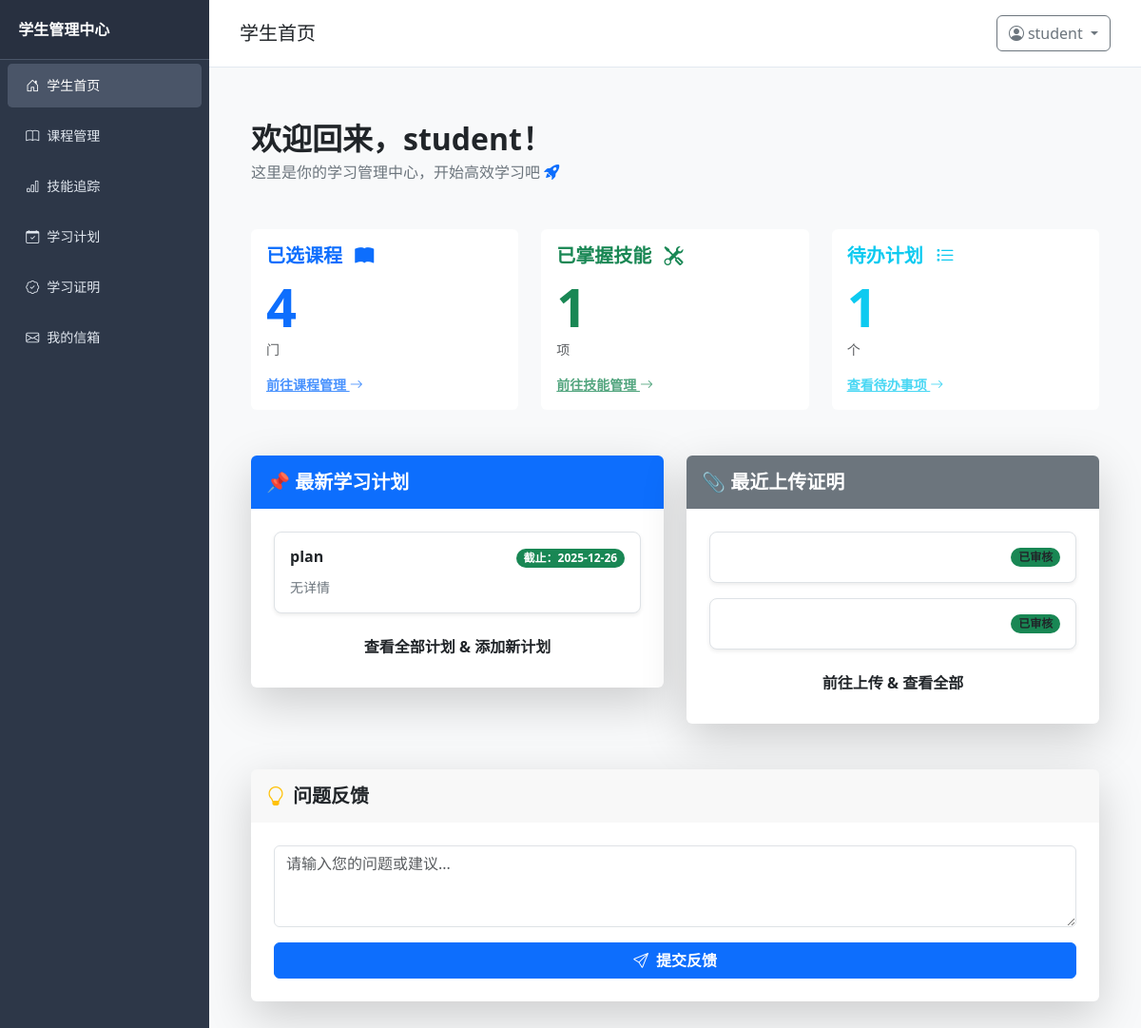
The app's page /student/index (signed in) with its own data.
### models.py (models this page shows, shortened)
class User(UserMixin, db.Model):
    __tablename__ = 'user'
    id = db.Column(db.Integer, primary_key=True)
    username = db.Column(db.String(50), unique=True, nullable=False)
    role = db.Column(db.SmallInteger, default=0)  # 0=学生, 1=教师, 2=管理员
    create_time = db.Column(db.DateTime, default=datetime.now)
    password_hash = db.Column(db.String(128))
    teacher_info = db.relationship('Teacher', backref='user', uselist=False, lazy=True, cascade="all, delete-orphan")

class StudyPlan(db.Model):
    __tablename__ = 'study_plan'
    id = db.Column(db.Integer, primary_key=True)
    title = db.Column(db.String(100), nullable=False)
    content = db.Column(db.Text)
    deadline = db.Column(db.DateTime, nullable=False)
    status = db.Column(db.SmallInteger, default=0)
    user_id = db.Column(db.Integer, db.ForeignKey('user.id'), nullable=False)
    create_time = db.Column(db.DateTime, default=datetime.now)
    user = db.relationship('User', backref=db.backref('plans', lazy=True, cascade="all, delete-orphan"))

class Certificate(db.Model):
    __tablename__ = 'certificate'
    id = db.Column(db.Integer, primary_key=True)
    user_id = db.Column(db.Integer, db.ForeignKey('user.id'), nullable=False)
    description = db.Column(db.String(255))
    filename = db.Column(db.String(255), nullable=False)
    file_path = db.Column(db.String(255), nullable=False)
    upload_time = db.Column(db.DateTime, default=datetime.utcnow)
    status = db.Column(db.Integer, default=0, nullable=False)  # 0=待审核, 1=已通过, 2=未通过
    reviewer_id = db.Column(db.Integer, db.ForeignKey('user.id'), nullable=True)
    review_time = db.Column(db.DateTime, nullable=True)
    review_notes = db.Column(db.Text, nullable=True)
    user = db.relationship('User', foreign_keys=[user_id],
                           backref=db.backref('certificates', lazy=True, cascade="all, delete-orphan"))
    reviewer = db.relationship('User', foreign_keys=[reviewer_id],
                               backref=db.backref('reviewed_certificates', lazy=True))
    __table_args__ = {'extend_existing': True}

### routes/student.py (the view)
@student_bp.route('/student/index')
@login_required
def student_index():
    if current_user.role != 0:
        return redirect(url_for('admin.admin_index'))
    enrollments = Enrollment.query.filter_by(student_id=current_user.id).all()
    course_count = len(enrollments)
    total_credits = 0
    total_points = 0
    for en in enrollments:
        if en.score is not None:
            total_credits += en.course.credit
            total_points += (en.grade_point * en.course.credit)
    gpa = (total_points / total_credits) if total_credits > 0 else 0
    skill_count = Skill.query.filter_by(user_id=current_user.id).count()
    study_plans = StudyPlan.query.filter_by(user_id=current_user.id, status=0).order_by(StudyPlan.deadline.asc()).limit(
        3).all()
    pending_plans_count = StudyPlan.query.filter_by(user_id=current_user.id, status=0).count()
    certificates = Certificate.query.filter_by(user_id=current_user.id).order_by(Certificate.upload_time.desc()).limit(
        3).all()
    return render_template('student/index.html',
                           course_count=course_count,
                           gpa=gpa,
                           skill_count=skill_count,
                           study_plans=study_plans,
                           pending_plans_count=pending_plans_count,
                           certificates=certificates,
                           current_time=datetime.now())

### app.py (called while the page is built)
@login_manager.user_loader
def load_user(user_id):
    return User.query.get(int(user_id))

### models.py (called while the page is built)
    @property
    def grade_point(self):
        if self.score is None:
            return 0.0
        if self.score < 60:
            return 0.0
        return 1.0 + (self.score - 60) * 0.1

### templates/student/index.html (shortened to what this page needs)
{% extends 'base.html' %}
{% block content %}
<div class="container mt-4 mb-5">
    <div class="mb-5 animate__animated animate__fadeIn">
        <h2 class="fw-bolder text-dark mb-1">欢迎回来，{{ current_user.username }}！</h2>
        <p class="text-secondary fs-6">这里是你的学习管理中心，开始高效学习吧 <i class="bi bi-rocket-takeoff-fill text-primary"></i></p>
    </div>
    <div class="row g-4 mb-5">
        <div class="col-md-4">
            <div class="card stat-card bg-primary-soft text-primary card-hover-shadow border-0">
                <div class="card-body d-flex flex-column justify-content-center">
                    <h5 class="card-title fw-bold">已选课程 <i class="bi bi-book-fill ms-2"></i></h5>
                    <p class="display-4 fw-bolder mb-0">{{ course_count }}</p>
                    <p class="text-muted small">门</p>
                    <a href="{{ url_for('student.course_management') }}" class="stretched-link text-primary small opacity-75 fw-bold">前往课程管理 <i class="bi bi-arrow-right"></i></a>
                </div>
            </div>
        </div>
        <div class="col-md-4">
            <div class="card stat-card bg-success-soft text-success card-hover-shadow border-0">
                <div class="card-body d-flex flex-column justify-content-center">
                    <h5 class="card-title fw-bold">已掌握技能 <i class="bi bi-tools ms-2"></i></h5>
                    <p class="display-4 fw-bolder mb-0">{{ skill_count }}</p>
                    <p class="text-muted small">项</p>
                    <a href="{{ url_for('student.skill_management') }}" class="stretched-link text-success small opacity-75 fw-bold">前往技能管理 <i class="bi bi-arrow-right"></i></a>
                </div>
            </div>
        </div>
        <div class="col-md-4">
            <div class="card stat-card bg-info-soft text-info card-hover-shadow border-0">
                <div class="card-body d-flex flex-column justify-content-center">
                    <h5 class="card-title fw-bold">待办计划 <i class="bi bi-list-task ms-2"></i></h5>
                    <p class="display-4 fw-bolder mb-0">{{ pending_plans_count }}</p>
                    <p class="text-muted small">个</p>
                    <a href="{{ url_for('student.plan_management') }}" class="stretched-link text-info small opacity-75 fw-bold">查看待办事项 <i class="bi bi-arrow-right"></i></a>
                </div>
            </div>
        </div>
    </div>
    <div class="row g-4 mb-5">
        <div class="col-md-6" id="study-plan-section">
            <div class="card card-modern border-0 shadow-lg">
                <div class="card-header bg-primary text-white border-0 py-3 rounded-top">
                    <h5 class="mb-0 fw-bold">📌 最新学习计划</h5>
                </div>
                <div class="card-body p-4">
                    {% if study_plans %}
                        <div class="list-group gap-3">
                            {% for plan in study_plans %}
                                <div class="list-group-item list-group-item-action p-3 rounded-3 shadow-sm plan-item-hover">
                                    <div class="d-flex justify-content-between align-items-center">
                                        <h6 class="fw-bold mb-1 text-dark">{{ plan.title }}</h6>
                                        <span class="badge rounded-pill bg-{{ 'danger' if plan.deadline < current_time else 'success' }} text-uppercase">
                                            截止：{{ plan.deadline.strftime('%Y-%m-%d') }}
                                        </span>
                                    </div>
                                    <p class="mb-0 mt-2 text-secondary small text-truncate">{{ plan.content or '无详情' }}</p>
                                </div>
                            {% endfor %}
                        </div>
                        <a href="{{ url_for('student.plan_management') }}" class="btn btn-primary-outline w-100 mt-3 fw-bold">查看全部计划 & 添加新计划</a>
                    {% else %}
                        <div class="empty-state text-center py-5">
                            <i class="bi bi-clipboard-plus text-primary display-4 mb-3"></i>
                            <p class="mb-3 text-secondary">暂无学习计划，立即开始规划吧！</p>
                            <a href="{{ url_for('student.plan_management') }}" class="btn btn-primary btn-sm">创建/管理计划</a>
                        </div>
                    {% endif %}
                </div>
            </div>
        </div>
        <div class="col-md-6">
            <div class="card card-modern border-0 shadow-lg">
                <div class="card-header bg-secondary text-white border-0 py-3 rounded-top">
                    <h5 class="mb-0 fw-bold">📎 最近上传证明</h5>
                </div>
                <div class="card-body p-4">
                    {% if certificates %}
                        <ul class="list-group list-group-flush gap-3">
                            {% for cert in certificates %}
                                <li class="list-group-item d-flex justify-content-between align-items-center rounded-3 shadow-sm cert-item-hover p-3 border">
                                    <span class="badge rounded-pill bg-{{ 'success' if cert.status == 1 else 'warning' }} text-dark text-uppercase">
                                        {{ '已审核' if cert.status == 1 else '审核中' }}
                                    </span>
                                </li>
                            {% endfor %}
                        </ul>
                        <a href="{{ url_for('student.certificate_management') }}" class="btn btn-secondary-outline w-100 mt-3 fw-bold">前往上传 & 查看全部</a>
                    {% else %}
                        <div class="empty-state text-center py-5">
                            <i class="bi bi-cloud-upload text-secondary display-4 mb-3"></i>
                            <p class="mb-3 text-secondary">暂无已上传证明，快去证明自己！</p>
                            <a href="{{ url_for('student.certificate_management') }}" class="btn btn-secondary btn-sm">立即上传</a>
                        </div>
                    {% endif %}
                </div>
            </div>
        </div>
    </div>
    <div class="row g-4 mb-5">
        <div class="col-12">
            <div class="card card-modern border-0 shadow-lg">
                <div class="card-header bg-light-gray text-dark border-0 py-3 rounded-top">
                    <h5 class="mb-0 fw-bold"><i class="bi bi-lightbulb me-2 text-warning"></i>问题反馈</h5>
                </div>
                <div class="card-body p-4">
                    <form id="feedbackForm" action="/student/feedback" method="POST" class="needs-validation" novalidate>
                        <div class="mb-3">
                            <textarea class="form-control form-control-modern" name="content" rows="3" required placeholder="请输入您的问题或建议..."></textarea>
                        </div>
                        <button type="submit" class="btn btn-primary w-100 fw-bold">
                            <i class="bi bi-send me-2"></i>提交反馈
                        </button>
                    </form>
                </div>
            </div>
        </div>
    </div>
</div>
{% endblock %}

### templates/base.html (shortened to what this page needs)
<!DOCTYPE html>
<html lang="zh-CN">
<head>
    <link href="https://cdn.jsdelivr.net/npm/bootstrap@5.3.0/dist/css/bootstrap.min.css" rel="stylesheet">
    <link rel="stylesheet" href="https://cdn.jsdelivr.net/npm/bootstrap-icons@1.10.5/font/bootstrap-icons.min.css">
</head>
<body>
    {% if current_user.is_authenticated %}
        {% if current_user.role == 0 %}
        <div class="sidebar">
            <div class="sidebar-header">学生管理中心</div>
            <ul class="nav flex-column">
                <li class="nav-item">
                    <a class="nav-link {% if request.endpoint == 'student.student_index' %}active{% endif %}"
                        href="{{ url_for('student.student_index') }}">
                        <i class="bi bi-house-door me-2"></i>学生首页
                    </a>
                </li>
                <li class="nav-item">
                    <a class="nav-link {% if request.endpoint == 'student.course_management' %}active{% endif %}"
                        href="{{ url_for('student.course_management') }}">
                        <i class="bi bi-book me-2"></i>课程管理
                    </a>
                </li>
                <li class="nav-item">
                    <a class="nav-link {% if request.endpoint == 'student.skill_management' or request.endpoint == 'student.edit_skill' %}active{% endif %}"
                        href="{{ url_for('student.skill_management') }}">
                        <i class="bi bi-bar-chart me-2"></i>技能追踪
                    </a>
                </li>
                <li class="nav-item">
                    <a class="nav-link {% if request.endpoint == 'student.plan_management' or request.endpoint == 'student.edit_study_plan' %}active{% endif %}"
                            href="{{ url_for('student.plan_management') }}">
                            <i class="bi bi-calendar-check me-2"></i>学习计划
                    </a>
                </li>
                <li class="nav-item">
                    <a class="nav-link {% if request.endpoint == 'student.certificate_management' %}active{% endif %}"
                            href="{{ url_for('student.certificate_management') }}">
                            <i class="bi bi-patch-check me-2"></i>学习证明
                    </a>
                </li>
                <li class="nav-item">
                    <a class="nav-link {% if request.endpoint == 'student.mailbox_index' %}active{% endif %}"
                        href="{{ url_for('student.mailbox_index') }}">
                        <i class="bi bi-envelope me-2"></i>我的信箱
                    </a>
                </li>
                </ul>
        </div>
        {% endif %}
    {% endif %}
    <div class="content-wrapper {% if not current_user.is_authenticated %}full-width{% endif %}">
        <div class="content-header">
            <h5 class="mb-0">
                {% block content_title %}
                    {% if not current_user.is_authenticated %}
                        系统登录
                    {% elif current_user.role == 0 %}
                        学生首页
                    {% elif current_user.role == 1 %}
                        教师首页
                    {% elif current_user.role == 2 %}
                        管理后台
                    {% endif %}
                {% endblock %}
            </h5>
            {% if current_user.is_authenticated %}
            <div class="user-dropdown dropdown">
                <button class="btn btn-outline-secondary dropdown-toggle" type="button" data-bs-toggle="dropdown" aria-expanded="false">
                    <i class="bi bi-person-circle me-1"></i>{{ current_user.username }}
                </button>
            </div>
            {% endif %}
        </div>
        <div class="content-body">
            {% block content %}{% endblock %}
        </div>
    </div>
</body>
</html>

### templates/base.html (style rules this page uses)
body { display: flex; min-height: 100vh; margin: 0; background-color: #f8f9fa; }
.sidebar { width: 220px; background-color: #2d3748; color: white; flex-shrink: 0; transition: all 0.3s ease; }
.sidebar .sidebar-header { padding: 1.2rem; font-weight: bold; font-size: 16px; border-bottom: 1px solid #4a5568; background-color: #283040; }
.sidebar .nav-link { color: #e2e8f0; padding: 0.8rem 1.2rem; border-radius: 0.3rem; margin: 0.2rem 0.5rem; font-size: 14px; }
.sidebar .nav-link:hover, .sidebar .nav-link.active { background-color: #4a5568; color: white; }
.content-wrapper { flex-grow: 1; overflow-y: auto; }
.content-header { padding: 1rem 2rem; background-color: white; border-bottom: 1px solid #e2e8f0; display: flex; justify-content: space-between; align-items: center; }
.content-body { padding: 2rem; }

### records on screen
User: username "student"
StudyPlan: title "plan", deadline "2025-12-26", content "无详情"
Certificate: status "已审核"
Certificate: status "已审核"

### other values on screen
{{ course_count }} "4"
{{ skill_count }} "1"
{{ pending_plans_count }} "1"
